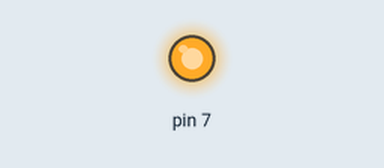
Bench run of a program on a simulated Raspberry Pi (header pin numbers). Shown: output pins drawn as LEDs (lit = HIGH). Sound played through the audio output is not drawn and takes no time.

Above: at 0.1 s.
Timing chart, 0 to 1.6 s (numbered marks = the images above):
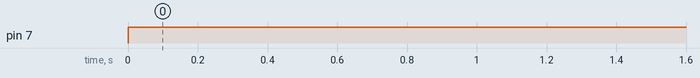

Measured:
- by itself, pin 7: LOW → HIGH at 0.00 s

The program:

soundtest.py
```python
import time
import RPi.GPIO as GPIO
from pygame import mixer

#Initialize pygame mixer
mixer.init()

#Load the sounds
sound = mixer.Sound('/home/pi/Desktop/Tracks/Emaj.wav')

GPIO.setmode(GPIO.BOARD)
GPIO.setup(7, GPIO.OUT)

try:
    while True:
        GPIO.output(7, True)
        sound.play()

finally:
    GPIO.cleanup()
```
